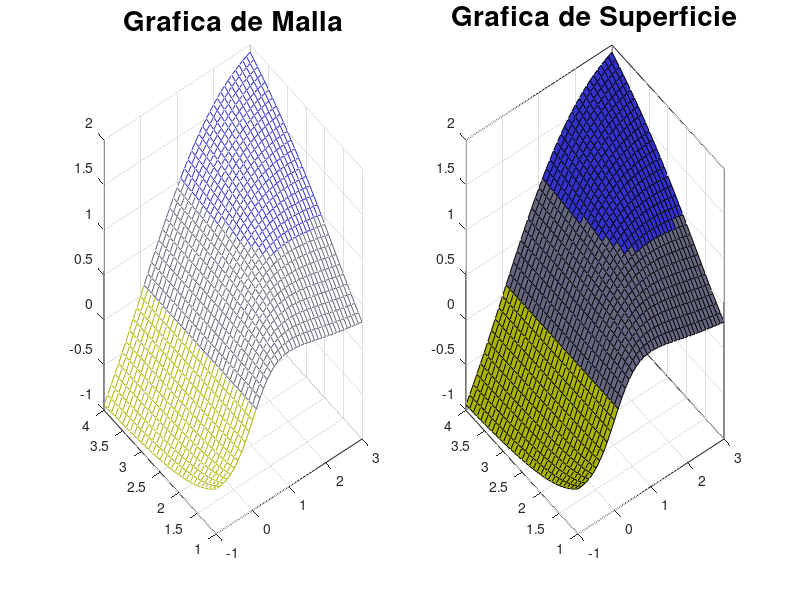

Reproduce this figure in MATLAB.
x=-1:0.1:3;
y=1:0.1:4;
C = [0,1,0];
[X,Y]=meshgrid(x,y); %Paso 1
Z=(X.*(Y.^2))./(X.^2 + Y.^2); %Paso 2
colormap([0.67,0.71,0;0.4,0.4,0.5;0.2,0.2,0.8]);
subplot(1,2,1);
mesh(X,Y,Z);
title("Grafica de Malla", "FontSize", 20);
subplot(1,2,2);
surf(X,Y,Z);
title("Grafica de Superficie", "FontSize", 20);
box on;
